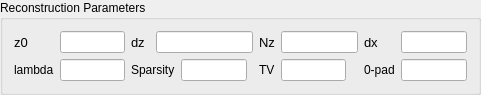
       <widget class="QGroupBox" name="HoloReconParams">
        <property name="geometry">
         <rect>
          <x>430</x>
          <y>220</y>
          <width>481</width>
          <height>91</height>
         </rect>
        </property>
        <property name="toolTip">
         <string>&lt;html&gt;&lt;head/&gt;&lt;body&gt;&lt;p&gt;Reconstruction parameters for holographic reconstruction.&lt;/p&gt;&lt;/body&gt;&lt;/html&gt;</string>
        </property>
        <property name="title">
         <string>Reconstruction Parameters</string>
        </property>
        <layout class="QGridLayout" name="gridLayout_4">
         <item row="0" column="7" colspan="3">
          <widget class="QLineEdit" name="Nz">
           <property name="toolTip">
            <string>&lt;html&gt;&lt;head/&gt;&lt;body&gt;&lt;p&gt;Number of planes to reconstruct in the z-direction.&lt;/p&gt;&lt;/body&gt;&lt;/html&gt;</string>
           </property>
           <property name="text">
            <string/>
           </property>
          </widget>
         </item>
         <item row="0" column="11">
          <widget class="QLineEdit" name="dx">
           <property name="toolTip">
            <string>&lt;html&gt;&lt;head/&gt;&lt;body&gt;&lt;p&gt;Size of the pixel in the images (micro-meters).&lt;/p&gt;&lt;/body&gt;&lt;/html&gt;</string>
           </property>
           <property name="text">
            <string/>
           </property>
          </widget>
         </item>
         <item row="1" column="6">
          <widget class="QLabel" name="TVLabel">
           <property name="font">
            <font>
             <pointsize>9</pointsize>
            </font>
           </property>
           <property name="toolTip">
            <string>&lt;html&gt;&lt;head/&gt;&lt;body&gt;&lt;p&gt;Weight for the smoothness promoting regularization (Total Variation).&lt;/p&gt;&lt;/body&gt;&lt;/html&gt;</string>
           </property>
           <property name="text">
            <string>TV</string>
           </property>
          </widget>
         </item>
         <item row="1" column="2" colspan="2">
          <widget class="QLabel" name="SparsityLabel">
           <property name="font">
            <font>
             <pointsize>9</pointsize>
            </font>
           </property>
           <property name="toolTip">
            <string>&lt;html&gt;&lt;head/&gt;&lt;body&gt;&lt;p&gt;Weight for the sparsity promoting regularization.&lt;/p&gt;&lt;/body&gt;&lt;/html&gt;</string>
           </property>
           <property name="text">
            <string>Sparsity</string>
           </property>
          </widget>
         </item>
         <item row="1" column="7">
          <widget class="QLineEdit" name="TV">
           <property name="toolTip">
            <string>&lt;html&gt;&lt;head/&gt;&lt;body&gt;&lt;p&gt;Weight for the smoothness promoting regularization (Total Variation).&lt;/p&gt;&lt;/body&gt;&lt;/html&gt;</string>
           </property>
          </widget>
         </item>
         <item row="0" column="3" colspan="3">
          <widget class="QLineEdit" name="dz">
           <property name="toolTip">
            <string>&lt;html&gt;&lt;head/&gt;&lt;body&gt;&lt;p&gt;Step size in the z-direction (micro-meters).&lt;/p&gt;&lt;/body&gt;&lt;/html&gt;</string>
           </property>
          </widget>
         </item>
         <item row="1" column="0">
          <widget class="QLabel" name="lambdaLabel">
           <property name="font">
            <font>
             <pointsize>9</pointsize>
            </font>
           </property>
           <property name="toolTip">
            <string>&lt;html&gt;&lt;head/&gt;&lt;body&gt;&lt;p&gt;Wavelength of the light in micro-meters (Note: divide it by the index of refraction of the propagation medium).&lt;/p&gt;&lt;/body&gt;&lt;/html&gt;</string>
           </property>
           <property name="text">
            <string>lambda</string>
           </property>
          </widget>
         </item>
         <item row="0" column="1">
          <widget class="QLineEdit" name="z0">
           <property name="toolTip">
            <string>&lt;html&gt;&lt;head/&gt;&lt;body&gt;&lt;p&gt;Starting z-plane for the volumetric reconstruction (micro-meters).&lt;/p&gt;&lt;/body&gt;&lt;/html&gt;</string>
           </property>
          </widget>
         </item>
         <item row="0" column="6">
          <widget class="QLabel" name="NzLabel">
           <property name="font">
            <font>
             <pointsize>10</pointsize>
            </font>
           </property>
           <property name="toolTip">
            <string>&lt;html&gt;&lt;head/&gt;&lt;body&gt;&lt;p&gt;Number of planes to reconstruct in the z-direction.&lt;/p&gt;&lt;/body&gt;&lt;/html&gt;</string>
           </property>
           <property name="text">
            <string>Nz</string>
           </property>
          </widget>
         </item>
         <item row="1" column="1">
          <widget class="QLineEdit" name="lambda">
           <property name="toolTip">
            <string>&lt;html&gt;&lt;head/&gt;&lt;body&gt;&lt;p&gt;Wavelength of the light in micro-meters (Note: divide it by the index of refraction of the propagation medium).&lt;/p&gt;&lt;/body&gt;&lt;/html&gt;</string>
           </property>
          </widget>
         </item>
         <item row="0" column="2">
          <widget class="QLabel" name="dzLabel">
           <property name="font">
            <font>
             <pointsize>10</pointsize>
            </font>
           </property>
           <property name="toolTip">
            <string>&lt;html&gt;&lt;head/&gt;&lt;body&gt;&lt;p&gt;Step size in the z-direction (micro-meters).&lt;/p&gt;&lt;/body&gt;&lt;/html&gt;</string>
           </property>
           <property name="text">
            <string>dz</string>
           </property>
          </widget>
         </item>
         <item row="0" column="10">
          <widget class="QLabel" name="dxLabel">
           <property name="font">
            <font>
             <pointsize>10</pointsize>
            </font>
           </property>
           <property name="toolTip">
            <string>&lt;html&gt;&lt;head/&gt;&lt;body&gt;&lt;p&gt;Size of the pixel in the images (micro-meters).&lt;/p&gt;&lt;/body&gt;&lt;/html&gt;</string>
           </property>
           <property name="text">
            <string>dx</string>
           </property>
          </widget>
         </item>
         <item row="1" column="4">
          <widget class="QLineEdit" name="Sparsity">
           <property name="toolTip">
            <string>&lt;html&gt;&lt;head/&gt;&lt;body&gt;&lt;p&gt;Weight for the sparsity promoting regularization.&lt;/p&gt;&lt;/body&gt;&lt;/html&gt;</string>
           </property>
          </widget>
         </item>
         <item row="0" column="0">
          <widget class="QLabel" name="z0Label">
           <property name="font">
            <font>
             <pointsize>10</pointsize>
            </font>
           </property>
           <property name="toolTip">
            <string>&lt;html&gt;&lt;head/&gt;&lt;body&gt;&lt;p&gt;Starting z-plane for the volumetric reconstruction (micro-meters).&lt;/p&gt;&lt;/body&gt;&lt;/html&gt;</string>
           </property>
           <property name="text">
            <string>z0</string>
           </property>
          </widget>
         </item>
         <item row="1" column="11">
          <widget class="QLineEdit" name="ZeroPad">
           <property name="toolTip">
            <string>&lt;html&gt;&lt;head/&gt;&lt;body&gt;&lt;p&gt;Zero-padding to mitigate the end effects in the FFT (positive integer number).&lt;/p&gt;&lt;/body&gt;&lt;/html&gt;</string>
           </property>
           <property name="text">
            <string/>
           </property>
          </widget>
         </item>
         <item row="1" column="10">
          <widget class="QLabel" name="ZeroPadLabel">
           <property name="font">
            <font>
             <pointsize>9</pointsize>
            </font>
           </property>
           <property name="toolTip">
            <string>&lt;html&gt;&lt;head/&gt;&lt;body&gt;&lt;p&gt;Zero-padding to mitigate the end effects in the FFT (positive integer number).&lt;/p&gt;&lt;/body&gt;&lt;/html&gt;</string>
           </property>
           <property name="text">
            <string>0-pad</string>
           </property>
          </widget>
         </item>
        </layout>
       </widget>
